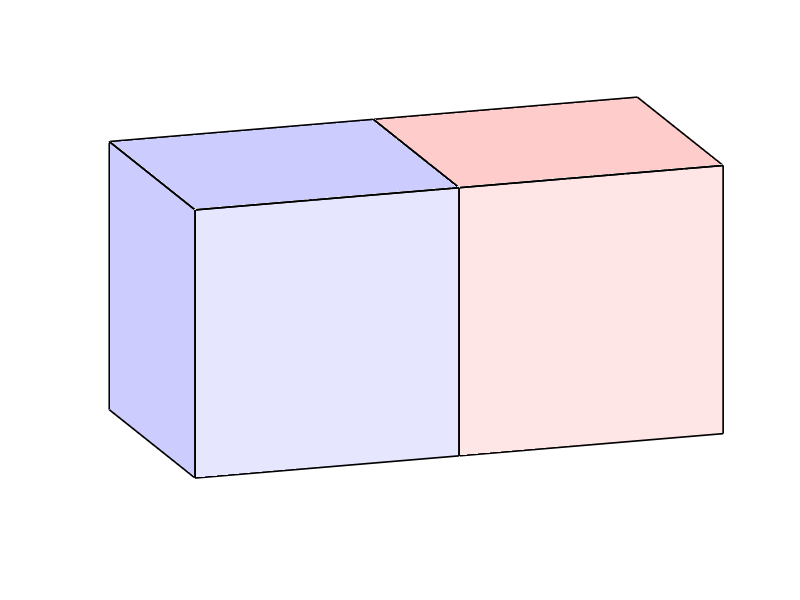

Write the MATLAB code that produced this figure. (Note: this script raises an error after producing the figure.)
%% Gravitational force between two cubes
% Bengt Fornberg and Nick Hale, October 2010

%%
% (Chebfun example quad/TwoCubes.m)
% [Tags: #quadrature, #multiple_integrals, #singular_integral]
%%
% A problem from the Oxford's Numerical Analysis Problem Solving Squad in 2006
% was, what is the gravitational force F between two cubes that are right up
% against each other?  Each cube is a uniform unit mass with unit sides and they
% are attracted by Newton's law with gravitational constant 1. Here's a sketch:

LW = 'linewidth'; lw = 1.2;
R = [1 .8 .8]; r = [1 .9 .9]; B = [.8 .8 1]; b = [.9 .9 1];
h = fill3([0 1 1 0],[0 0 0 0],[0 0 1 1],b); set(h,LW,lw), hold on
h = fill3([1 2 2 1],[0 0 0 0],[0 0 1 1],r); set(h,LW,lw)
h = fill3([0 0 0 0],[0 1 1 0],[0 0 1 1],B); set(h,LW,lw)
h = fill3([1 2 2 1],[0 0 1 1],[1 1 1 1],R); set(h,LW,lw)
h = fill3([0 1 1 0],[0 0 1 1],[1 1 1 1],B); set(h,LW,lw)
view(342,15), axis equal off
axis([-.02 2 -.01 1 -.01 1])
set(gcf,'position',[560 427 332 214])

%%
% It's easy to write F as a 6-dimensional integral, but it's a hard integral to
% evaluate because of the dimensionality and the singularity associated with the
% faces in contact. However, one can reduce the problem to a succession of three
% integrals corresponding to going up from 0 to 2 dimensions, then to 4, and
% finally to 6. Each of these integrals can be evaluated quickly with Chebfun,
% taking advantage of Chebfun's ability to work with singularities.

%%
% A more detailed description of the derivation of this approach can be found
% here: http://www.maths.ox.ac.uk/chebfun/files/TwoCubesEquations.pdf

%%
% To simplify some of the expressions in the work below, we consider the
% slightly modified problem of cubes with side length 2. At the end we divide by
% 16, which gives us the solution to the original unit cube problem.

tic

%%
% Our starting point is the gravitational force between two point masses. With
% gravitational constant 1, this is simply
F_Point = @(r) 1./r.^2;
%%
% where r is the Euclidean distance between two points s and y.
r = @(s,y) sqrt(s.^2+y.^2);

%%
% The next step is to move to two dimensions, and compute the gravitational
% force between two lines. If these lines are separated by a distance y, we must
% integrate the function
IL = @(s,y) 2*(2-s).*(y./r(s,y)).*F_Point(r(s,y));
%%
% with respect to s, the length along the line. Near s=y=0 there is a square
% root singularity, which we take care of with Chebfun's "singmap" feature. See
% "help chebfun/maps" for more details.
F_Line = @(y) sum(chebfun(@(s) IL(s,y),[0 2], 'singmap',[0.5 0]));
F_Line = chebfun(@(y) F_Line(y), [0 sqrt(18)], ...
    'vectorise', 'exps',[-1.5 0], 'singmap',[0.5 0])
%%
% Note that here we actually construct a chebfun of F_Line. Since the integral
% of IL is quite costly to evaluate but simple enough to be represented with a
% low-degree chebfun, this turns out to be more efficient. (Note also that
% sqrt(18) is the maximum separation of two points within the cubes).

%%
% We next compute the force between two planes separated by a distance y by
% considering them as a sequence of lines. Using F_Line, the force between two
% lines computed above, and integrating over all such lines, we find F_Plane,
% the force between the two planes.
IP = @(s,y) 2*(2-s).*(y./r(s,y)).*F_Line(r(s,y));
F_Plane = @(y) sum(chebfun(@(s) IP(s,y), [0 2],'singmap', [0.5 0]));
% F_Plane = chebfun(@(y) F_Plane(y), [0 4], ...
%    'vectorise', 'exps',[-1.5 0], 'singmap',[0.5 0]);

%%
% To compute the force between two cubes, we integrate over the planes which
% form them using the force computed above. Here we get two equations, one
% representing planes which are separated by at most a distance of two, and the
% other for planes separated by 2 to 4 units.
ICa = @(y) y*F_Plane(y);
ICb = @(y) (4-y)*F_Plane(y);

%%
% Now we do the actual computation -- integrating with respect to y.
% Experiments show we need to weaken the tolerance a little here, though the
% final effect is minimal since the results are then integrated.
F_CubeA = sum(chebfun(ICa,[0 2],'vectorize','singmap',[0.25 0],'eps',1e-10));
F_CubeB = sum(chebfun(ICb,[2 4],'vectorize'));

%%
% Adding these results, and dividing by 16 to return to the original unit cube
% case, we arrive at the solution:
format long
F = (F_CubeA + F_CubeB)/16
toc

%%
% For comparison Fornberg has also found the exact solution analytically [1]:
exact = (26*pi/3 - 14 + 2*sqrt(2) - 4*sqrt(3) + 10*sqrt(5) - ...
    2*sqrt(6) + 26*log(2) - log(25) + 10*log(1+sqrt(2)) + ...
    20*log(1+sqrt(3)) - 35*log(1+sqrt(5)) + 6*log(1+sqrt(6)) - ...
    2*log(4+sqrt(6)) - 22*atan(2*sqrt(6)))/3

%%
% Here is the difference:
error = abs(F-exact)

%%
% Finally, we note that Hackbusch [2] has also developed general algorithms for
% computing integrals of this kind, including exact formulas in certain cases,
% though the results are not directly comparable since his emphasis is on the
% potential (integral of inverse-linear) rather than the force (integral of
% inverse-square).

%% References
%
% 1. L. N. Trefethen, Ten digit problems, in D. Schleicher and M. Lackmann,
%    eds., Invitation to Mathematics: From Competitions to Research, Springer,
%    2011.
%
% 2. W. Hackbusch, Direct integration of the Newton potential over cubes,
%    Computing 68, 193-216, 2002.
